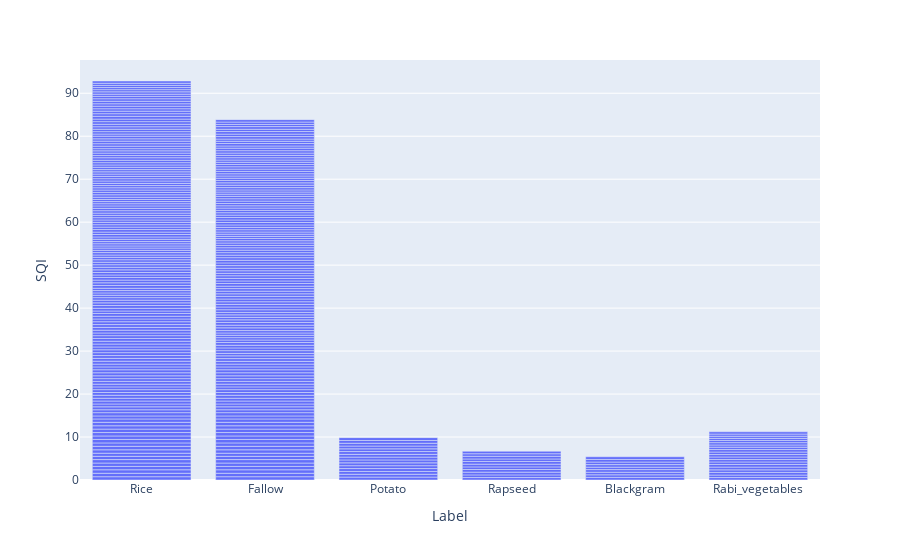

Write notebook code for a chart like this one.
### Code cell
fig1= px.bar(crop_summary_new, x='Label', y='SQI')
fig1.show()

### Figure 1 — Plotly figure (JSON) as saved in the notebook; plotly's stock layout.template omitted (floating-point values rounded to 4 significant figures; data arrays with more than 128 entries replaced by an {"elided": "..."} marker saying what was removed)
{"data": [{"alignmentgroup": "True", "hovertemplate": "Label=%{x}<br>SQI=%{y}<extra></extra>", "legendgroup": "", "marker": {"color": "#636efa", "pattern": {"shape": ""}}, "name": "", "offsetgroup": "", "orientation": "v", "showlegend": false, "textposition": "auto", "type": "bar", "x": {"elided": "344 str values"}, "xaxis": "x", "y": {"elided": "344 float values"}, "yaxis": "y"}], "layout": {"barmode": "relative", "legend": {"tracegroupgap": 0}, "margin": {"t": 60}, "xaxis": {"anchor": "y", "domain": [0, 1], "title": {"text": "Label"}}, "yaxis": {"anchor": "x", "domain": [0, 1], "title": {"text": "SQI"}}}}
